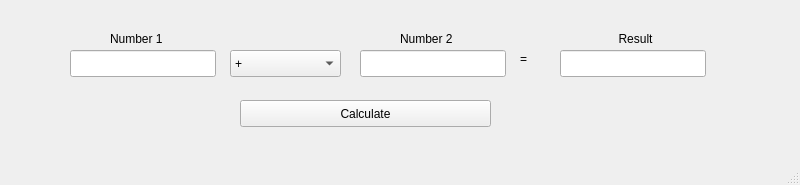
<?xml version="1.0" encoding="UTF-8"?>
<ui version="4.0">
 <class>MainWindow</class>
 <widget class="QMainWindow" name="MainWindow">
  <property name="geometry">
   <rect>
    <x>0</x>
    <y>0</y>
    <width>800</width>
    <height>185</height>
   </rect>
  </property>
  <property name="windowTitle">
   <string>MainWindow</string>
  </property>
  <widget class="QWidget" name="centralwidget">
   <widget class="QLineEdit" name="edtNumber1">
    <property name="geometry">
     <rect>
      <x>70</x>
      <y>50</y>
      <width>146</width>
      <height>27</height>
     </rect>
    </property>
   </widget>
   <widget class="QLineEdit" name="edtNumber2">
    <property name="geometry">
     <rect>
      <x>360</x>
      <y>50</y>
      <width>146</width>
      <height>27</height>
     </rect>
    </property>
   </widget>
   <widget class="QLabel" name="lblNumber1">
    <property name="geometry">
     <rect>
      <x>110</x>
      <y>30</y>
      <width>71</width>
      <height>17</height>
     </rect>
    </property>
    <property name="text">
     <string>Number 1</string>
    </property>
   </widget>
   <widget class="QLabel" name="lblNumber2">
    <property name="geometry">
     <rect>
      <x>400</x>
      <y>30</y>
      <width>71</width>
      <height>17</height>
     </rect>
    </property>
    <property name="text">
     <string>Number 2</string>
    </property>
   </widget>
   <widget class="QComboBox" name="cboOperation">
    <property name="geometry">
     <rect>
      <x>230</x>
      <y>50</y>
      <width>111</width>
      <height>27</height>
     </rect>
    </property>
    <item>
     <property name="text">
      <string>+</string>
     </property>
    </item>
    <item>
     <property name="text">
      <string>-</string>
     </property>
    </item>
    <item>
     <property name="text">
      <string>*</string>
     </property>
    </item>
    <item>
     <property name="text">
      <string>/</string>
     </property>
    </item>
   </widget>
   <widget class="QLineEdit" name="edtResult">
    <property name="geometry">
     <rect>
      <x>560</x>
      <y>50</y>
      <width>146</width>
      <height>27</height>
     </rect>
    </property>
    <property name="readOnly">
     <bool>true</bool>
    </property>
   </widget>
   <widget class="QLabel" name="lblResult">
    <property name="geometry">
     <rect>
      <x>600</x>
      <y>30</y>
      <width>71</width>
      <height>17</height>
     </rect>
    </property>
    <property name="text">
     <string>Result</string>
    </property>
    <property name="alignment">
     <set>Qt::AlignCenter</set>
    </property>
   </widget>
   <widget class="QLabel" name="lblEquals">
    <property name="geometry">
     <rect>
      <x>520</x>
      <y>50</y>
      <width>21</width>
      <height>17</height>
     </rect>
    </property>
    <property name="text">
     <string>=</string>
    </property>
   </widget>
   <widget class="QPushButton" name="btnCalculate">
    <property name="geometry">
     <rect>
      <x>240</x>
      <y>100</y>
      <width>251</width>
      <height>27</height>
     </rect>
    </property>
    <property name="text">
     <string>Calculate</string>
    </property>
   </widget>
  </widget>
  <widget class="QMenuBar" name="menubar">
   <property name="geometry">
    <rect>
     <x>0</x>
     <y>0</y>
     <width>800</width>
     <height>21</height>
    </rect>
   </property>
  </widget>
  <widget class="QStatusBar" name="statusbar"/>
 </widget>
 <resources/>
 <connections/>
</ui>
